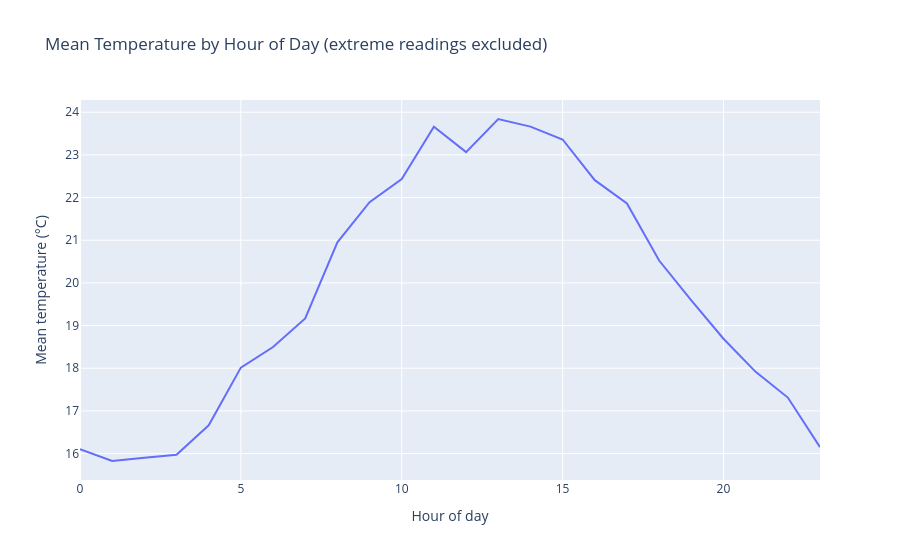

The notebook cell this image was saved under:
### Markdown cell above
## 7. Daily (diurnal) cycle check

Before treating any multi-day rise as a developing fault, check whether temperature simply follows a daily cycle (e.g. ambient/operational heating through the day). Extreme readings are excluded here so they don't distort the normal-range pattern.

### Code cell
normal_range = df.loc[df["temp_c"] <= extreme_threshold_c].copy()
normal_range["hour"] = normal_range["timestamp"].dt.hour

hourly_temp = normal_range.groupby("hour")["temp_c"].agg(["mean", "median", "std", "count"])
print(f'Hourly mean range: {hourly_temp["mean"].max() - hourly_temp["mean"].min():.1f}°C')

fig = px.line(
    hourly_temp.reset_index(), x="hour", y="mean",
    title="Mean Temperature by Hour of Day (extreme readings excluded)",
    labels={"hour": "Hour of day", "mean": "Mean temperature (°C)"},
)
fig.show()

### Figure 1 — Plotly figure (JSON) as saved in the notebook; plotly's stock layout.template omitted (floating-point values rounded to 4 significant figures)
{"data": [{"hovertemplate": "Hour of day=%{x}<br>Mean temperature (°C)=%{y}<extra></extra>", "legendgroup": "", "line": {"color": "#636efa", "dash": "solid"}, "marker": {"symbol": "circle"}, "mode": "lines", "name": "", "orientation": "v", "showlegend": false, "type": "scatter", "x": [0, 1, 2, 3, 4, 5, 6, 7, 8, 9, 10, 11, 12, 13, 14, 15, 16, 17, 18, 19, 20, 21, 22, 23], "xaxis": "x", "y": [16.1, 15.83, 15.9, 15.97, 16.66, 18.01, 18.5, 19.17, 20.95, 21.89, 22.43, 23.66, 23.07, 23.84, 23.66, 23.36, 22.41, 21.86, 20.52, 19.59, 18.69, 17.91, 17.31, 16.15], "yaxis": "y"}], "layout": {"legend": {"tracegroupgap": 0}, "title": {"text": "Mean Temperature by Hour of Day (extreme readings excluded)"}, "xaxis": {"anchor": "y", "domain": [0.0, 1.0], "title": {"text": "Hour of day"}}, "yaxis": {"anchor": "x", "domain": [0.0, 1.0], "title": {"text": "Mean temperature (°C)"}}}}
